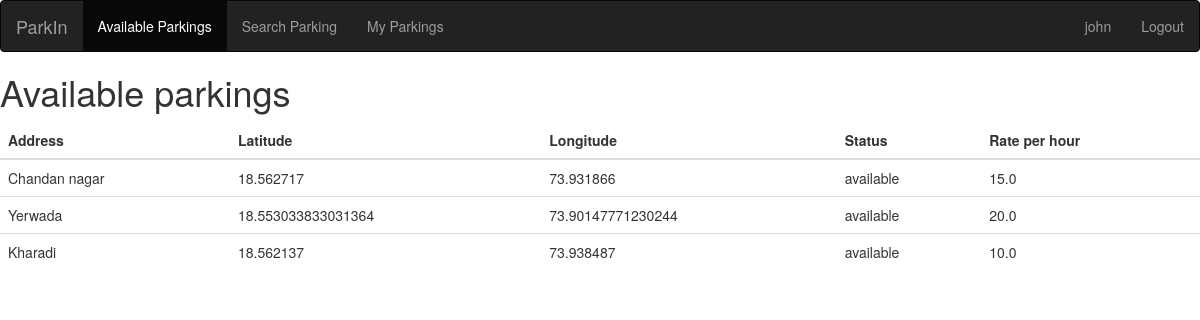
Screenshot of /park/ (signed in) with the database file from the repository.
### park/models.py (models this page shows)
class Parking(models.Model):
    CHOICES = (
        ('available', 'Available'),
        ('occupied', 'Occupied'),
    )
    latitude = models.FloatField()
    longitude = models.FloatField()
    address = models.CharField(max_length=255, default=None)
    status = models.CharField(max_length=255, choices=CHOICES, default='available')
    rate_per_hour =  models.FloatField()

### park/views.py (the view)
# urls.py: path('', views.index, name='index'),
def index(request):
    parkings = Parking.objects.filter(status='available')
    return render(request, 'index.html', context={'parkings': parkings})

### park/templates/index.html
{% extends "base.html" %}
{% block content %}
<h1>Available parkings</h1>
<table class="table">
    <thead>
        <tr>
            <th>Address</th>
            <th>Latitude</th>
            <th>Longitude</th>
            <th>Status</th>
            <th>Rate per hour</th>
        </tr>
    </thead>
    <tbody>
        {% for parking in parkings %}
            <tr>
                <td>{{parking.address}}</td>
                <td>{{parking.latitude}}</td>
                <td>{{parking.longitude}}</td>
                <td>{{parking.status}}</td>
                <td>{{parking.rate_per_hour}}</td>
            </tr>
        {% endfor %}
    </tbody>
</table>
{% endblock content %}

### templates/base.html (shortened to what this page needs)
<!DOCTYPE html>
<html lang="en">
<head>
    <link rel="stylesheet" href="https://maxcdn.bootstrapcdn.com/bootstrap/3.4.1/css/bootstrap.min.css">
</head>
<body>
    {% with url_name=request.resolver_match.url_name %}
        {% if url_name != 'login' and url_name != 'signup' %}
        <nav class="navbar navbar-inverse">
            <div class="container-fluid">
                <div class="navbar-header">
                    <a class="navbar-brand" href="#">ParkIn</a>
                </div>
                <ul class="nav navbar-nav">
                    <li class="{% if url_name == 'index' %}active{% endif %}"><a href="{% url 'index' %}">Available Parkings</a></li>
                    <li class="{% if url_name == 'search' %}active{% endif %}"><a href="{% url 'search' %}">Search Parking</a></li>
                    <li class="{% if url_name == 'my-parkings' %}active{% endif %}"><a href="{% url 'my-parkings' %}">My Parkings</a></li>
                </ul>
                <ul class="nav navbar-nav navbar-right">
                    {% if user.is_authenticated %}
                        <li><a href="#">{{ user.get_username }}</a></li>
                        <li><a href="{% url 'logout' %}">Logout</a></li>
                    {% else %}
                        <li><a href="#">Login</a></li>
                    {% endif %}
                </ul>
            </div>
        </nav>
        {% endif %}
    {% endwith %}
    {% block content %}{% endblock content %}
</body>
</html>

### rows the page displays
Parking: address "Chandan nagar", latitude "18.562717", longitude "73.931866", status "available", rate_per_hour "15.0"
Parking: address "Yerwada", latitude "18.553033833031364", longitude "73.90147771230244", status "available", rate_per_hour "20.0"
Parking: address "Kharadi", latitude "18.562137", longitude "73.938487", status "available", rate_per_hour "10.0"

### other values shown
{{ user.get_username }} "john"
